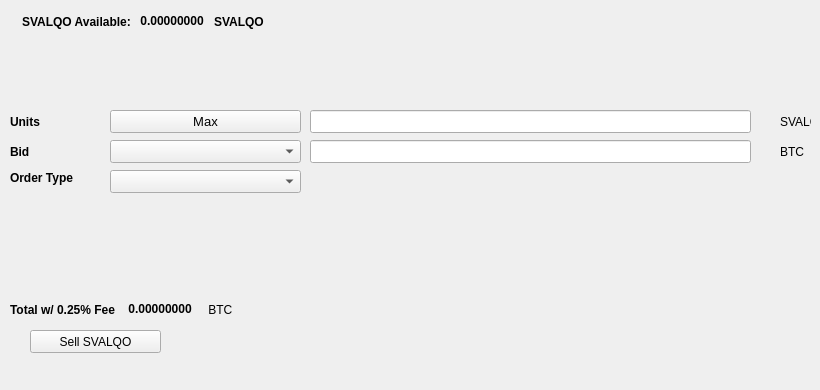
   <widget class="QWidget" name="SellTab">
    <attribute name="title">
     <string>Sell</string>
    </attribute>
    <widget class="QLabel" name="label_16">
     <property name="geometry">
      <rect>
       <x>780</x>
       <y>140</y>
       <width>31</width>
       <height>23</height>
      </rect>
     </property>
     <property name="text">
      <string>BTC</string>
     </property>
    </widget>
    <widget class="QComboBox" name="SellBidcomboBox">
     <property name="geometry">
      <rect>
       <x>110</x>
       <y>140</y>
       <width>191</width>
       <height>23</height>
      </rect>
     </property>
     <property name="font">
      <font>
       <pointsize>10</pointsize>
      </font>
     </property>
    </widget>
    <widget class="QLabel" name="label_18">
     <property name="geometry">
      <rect>
       <x>10</x>
       <y>110</y>
       <width>46</width>
       <height>23</height>
      </rect>
     </property>
     <property name="font">
      <font>
       <weight>75</weight>
       <bold>true</bold>
      </font>
     </property>
     <property name="text">
      <string>Units</string>
     </property>
    </widget>
    <widget class="QPushButton" name="Sell_Max_Amount">
     <property name="geometry">
      <rect>
       <x>110</x>
       <y>110</y>
       <width>191</width>
       <height>23</height>
      </rect>
     </property>
     <property name="font">
      <font>
       <pointsize>10</pointsize>
      </font>
     </property>
     <property name="text">
      <string>Max</string>
     </property>
    </widget>
    <widget class="QLabel" name="label_20">
     <property name="geometry">
      <rect>
       <x>10</x>
       <y>170</y>
       <width>91</width>
       <height>16</height>
      </rect>
     </property>
     <property name="font">
      <font>
       <weight>75</weight>
       <bold>true</bold>
      </font>
     </property>
     <property name="text">
      <string>Order Type</string>
     </property>
    </widget>
    <widget class="QComboBox" name="SellOrdertypeCombo">
     <property name="geometry">
      <rect>
       <x>110</x>
       <y>170</y>
       <width>191</width>
       <height>23</height>
      </rect>
     </property>
     <property name="font">
      <font>
       <pointsize>10</pointsize>
      </font>
     </property>
    </widget>
    <widget class="QLabel" name="label_21">
     <property name="geometry">
      <rect>
       <x>10</x>
       <y>140</y>
       <width>46</width>
       <height>23</height>
      </rect>
     </property>
     <property name="font">
      <font>
       <weight>75</weight>
       <bold>true</bold>
      </font>
     </property>
     <property name="text">
      <string>Bid</string>
     </property>
    </widget>
    <widget class="QLabel" name="label_22">
     <property name="geometry">
      <rect>
       <x>780</x>
       <y>110</y>
       <width>31</width>
       <height>23</height>
      </rect>
     </property>
     <property name="text">
      <string>SVALQO</string>
     </property>
    </widget>
    <widget class="QLineEdit" name="UnitsInputSVALQO">
     <property name="geometry">
      <rect>
       <x>310</x>
       <y>110</y>
       <width>441</width>
       <height>23</height>
      </rect>
     </property>
     <property name="font">
      <font>
       <pointsize>9</pointsize>
       <weight>75</weight>
       <bold>true</bold>
      </font>
     </property>
    </widget>
    <widget class="QLineEdit" name="SellBidPriceEdit">
     <property name="geometry">
      <rect>
       <x>310</x>
       <y>140</y>
       <width>441</width>
       <height>23</height>
      </rect>
     </property>
     <property name="font">
      <font>
       <pointsize>9</pointsize>
       <weight>75</weight>
       <bold>true</bold>
      </font>
     </property>
    </widget>
    <widget class="QPushButton" name="SellSVALQOBTN">
     <property name="geometry">
      <rect>
       <x>30</x>
       <y>330</y>
       <width>131</width>
       <height>23</height>
      </rect>
     </property>
     <property name="text">
      <string>Sell SVALQO</string>
     </property>
     <property name="icon">
      <iconset resource="../svalqo">
       <normaloff>:/icons/bitcoin</normaloff>:/icons/bitcoin</iconset>
     </property>
    </widget>
    <widget class="QWidget" name="layoutWidget3">
     <property name="geometry">
      <rect>
       <x>22</x>
       <y>12</y>
       <width>258</width>
       <height>19</height>
      </rect>
     </property>
     <layout class="QHBoxLayout" name="horizontalLayout">
      <item>
       <widget class="QLabel" name="label232_2">
        <property name="font">
         <font>
          <weight>75</weight>
          <bold>true</bold>
         </font>
        </property>
        <property name="text">
         <string>SVALQO Available:</string>
        </property>
       </widget>
      </item>
      <item>
       <widget class="QLabel" name="SVALQOAvailableLabel">
        <property name="palette">
         <palette>
          <active>
           <colorrole role="WindowText">
            <brush brushstyle="SolidPattern">
             <color alpha="255">
              <red>0</red>
              <green>0</green>
              <blue>0</blue>
             </color>
            </brush>
           </colorrole>
           <colorrole role="Button">
            <brush brushstyle="SolidPattern">
             <color alpha="255">
              <red>0</red>
              <green>170</green>
              <blue>0</blue>
             </color>
            </brush>
           </colorrole>
           <colorrole role="Light">
            <brush brushstyle="SolidPattern">
             <color alpha="255">
              <red>0</red>
              <green>255</green>
              <blue>0</blue>
             </color>
            </brush>
           </colorrole>
           <colorrole role="Midlight">
            <brush brushstyle="SolidPattern">
             <color alpha="255">
              <red>0</red>
              <green>212</green>
              <blue>0</blue>
             </color>
            </brush>
           </colorrole>
           <colorrole role="Dark">
            <brush brushstyle="SolidPattern">
             <color alpha="255">
              <red>0</red>
              <green>85</green>
              <blue>0</blue>
             </color>
            </brush>
           </colorrole>
           <colorrole role="Mid">
            <brush brushstyle="SolidPattern">
             <color alpha="255">
              <red>0</red>
              <green>113</green>
              <blue>0</blue>
             </color>
            </brush>
           </colorrole>
           <colorrole role="Text">
            <brush brushstyle="SolidPattern">
             <color alpha="255">
              <red>0</red>
              <green>170</green>
              <blue>0</blue>
             </color>
            </brush>
           </colorrole>
           <colorrole role="BrightText">
            <brush brushstyle="SolidPattern">
             <color alpha="255">
              <red>255</red>
              <green>255</green>
              <blue>255</blue>
             </color>
            </brush>
           </colorrole>
           <colorrole role="ButtonText">
            <brush brushstyle="SolidPattern">
             <color alpha="255">
              <red>0</red>
              <green>0</green>
              <blue>0</blue>
             </color>
            </brush>
           </colorrole>
           <colorrole role="Base">
            <brush brushstyle="SolidPattern">
             <color alpha="255">
              <red>255</red>
              <green>255</green>
              <blue>255</blue>
             </color>
            </brush>
           </colorrole>
           <colorrole role="Window">
            <brush brushstyle="SolidPattern">
             <color alpha="255">
              <red>0</red>
              <green>170</green>
              <blue>0</blue>
             </color>
            </brush>
           </colorrole>
           <colorrole role="Shadow">
            <brush brushstyle="SolidPattern">
             <color alpha="255">
              <red>0</red>
              <green>0</green>
              <blue>0</blue>
             </color>
            </brush>
           </colorrole>
           <colorrole role="AlternateBase">
            <brush brushstyle="SolidPattern">
             <color alpha="255">
              <red>127</red>
              <green>212</green>
              <blue>127</blue>
             </color>
            </brush>
           </colorrole>
           <colorrole role="ToolTipBase">
            <brush brushstyle="SolidPattern">
             <color alpha="255">
              <red>255</red>
              <green>255</green>
              <blue>220</blue>
             </color>
            </brush>
           </colorrole>
           <colorrole role="ToolTipText">
            <brush brushstyle="SolidPattern">
             <color alpha="255">
              <red>0</red>
              <green>0</green>
              <blue>0</blue>
             </color>
            </brush>
           </colorrole>
          </active>
          <inactive>
           <colorrole role="WindowText">
            <brush brushstyle="SolidPattern">
             <color alpha="255">
              <red>0</red>
              <green>0</green>
              <blue>0</blue>
             </color>
            </brush>
           </colorrole>
           <colorrole role="Button">
            <brush brushstyle="SolidPattern">
             <color alpha="255">
              <red>0</red>
              <green>170</green>
              <blue>0</blue>
             </color>
            </brush>
           </colorrole>
           <colorrole role="Light">
            <brush brushstyle="SolidPattern">
             <color alpha="255">
              <red>0</red>
              <green>255</green>
              <blue>0</blue>
             </color>
            </brush>
           </colorrole>
           <colorrole role="Midlight">
            <brush brushstyle="SolidPattern">
             <color alpha="255">
              <red>0</red>
              <green>212</green>
              <blue>0</blue>
             </color>
            </brush>
           </colorrole>
           <colorrole role="Dark">
            <brush brushstyle="SolidPattern">
             <color alpha="255">
              <red>0</red>
              <green>85</green>
              <blue>0</blue>
             </color>
            </brush>
           </colorrole>
           <colorrole role="Mid">
            <brush brushstyle="SolidPattern">
             <color alpha="255">
              <red>0</red>
              <green>113</green>
              <blue>0</blue>
             </color>
            </brush>
           </colorrole>
           <colorrole role="Text">
            <brush brushstyle="SolidPattern">
             <color alpha="255">
              <red>0</red>
              <green>170</green>
              <blue>0</blue>
             </color>
            </brush>
           </colorrole>
           <colorrole role="BrightText">
            <brush brushstyle="SolidPattern">
             <color alpha="255">
              <red>255</red>
              <green>255</green>
              <blue>255</blue>
             </color>
            </brush>
           </colorrole>
           <colorrole role="ButtonText">
            <brush brushstyle="SolidPattern">
             <color alpha="255">
              <red>0</red>
              <green>0</green>
              <blue>0</blue>
             </color>
            </brush>
           </colorrole>
           <colorrole role="Base">
            <brush brushstyle="SolidPattern">
             <color alpha="255">
              <red>255</red>
              <green>255</green>
              <blue>255</blue>
             </color>
            </brush>
           </colorrole>
           <colorrole role="Window">
            <brush brushstyle="SolidPattern">
             <color alpha="255">
              <red>0</red>
              <green>170</green>
              <blue>0</blue>
             </color>
            </brush>
           </colorrole>
           <colorrole role="Shadow">
            <brush brushstyle="SolidPattern">
             <color alpha="255">
              <red>0</red>
              <green>0</green>
              <blue>0</blue>
             </color>
            </brush>
           </colorrole>
           <colorrole role="AlternateBase">
            <brush brushstyle="SolidPattern">
             <color alpha="255">
              <red>127</red>
              <green>212</green>
              <blue>127</blue>
             </color>
            </brush>
           </colorrole>
           <colorrole role="ToolTipBase">
            <brush brushstyle="SolidPattern">
             <color alpha="255">
              <red>255</red>
              <green>255</green>
              <blue>220</blue>
             </color>
            </brush>
           </colorrole>
           <colorrole role="ToolTipText">
            <brush brushstyle="SolidPattern">
             <color alpha="255">
              <red>0</red>
              <green>0</green>
              <blue>0</blue>
             </color>
            </brush>
           </colorrole>
          </inactive>
          <disabled>
           <colorrole role="WindowText">
            <brush brushstyle="SolidPattern">
             <color alpha="255">
              <red>0</red>
              <green>85</green>
              <blue>0</blue>
             </color>
            </brush>
           </colorrole>
           <colorrole role="Button">
            <brush brushstyle="SolidPattern">
             <color alpha="255">
              <red>0</red>
              <green>170</green>
              <blue>0</blue>
             </color>
            </brush>
           </colorrole>
           <colorrole role="Light">
            <brush brushstyle="SolidPattern">
             <color alpha="255">
              <red>0</red>
              <green>255</green>
              <blue>0</blue>
             </color>
            </brush>
           </colorrole>
           <colorrole role="Midlight">
            <brush brushstyle="SolidPattern">
             <color alpha="255">
              <red>0</red>
              <green>212</green>
              <blue>0</blue>
             </color>
            </brush>
           </colorrole>
           <colorrole role="Dark">
            <brush brushstyle="SolidPattern">
             <color alpha="255">
              <red>0</red>
              <green>85</green>
              <blue>0</blue>
             </color>
            </brush>
           </colorrole>
           <colorrole role="Mid">
            <brush brushstyle="SolidPattern">
             <color alpha="255">
              <red>0</red>
              <green>113</green>
              <blue>0</blue>
             </color>
            </brush>
           </colorrole>
           <colorrole role="Text">
            <brush brushstyle="SolidPattern">
             <color alpha="255">
              <red>0</red>
              <green>85</green>
              <blue>0</blue>
             </color>
            </brush>
           </colorrole>
           <colorrole role="BrightText">
            <brush brushstyle="SolidPattern">
             <color alpha="255">
              <red>255</red>
              <green>255</green>
              <blue>255</blue>
             </color>
            </brush>
           </colorrole>
           <colorrole role="ButtonText">
            <brush brushstyle="SolidPattern">
             <color alpha="255">
              <red>0</red>
              <green>85</green>
              <blue>0</blue>
             </color>
            </brush>
           </colorrole>
           <colorrole role="Base">
            <brush brushstyle="SolidPattern">
             <color alpha="255">
              <red>0</red>
              <green>170</green>
              <blue>0</blue>
             </color>
            </brush>
           </colorrole>
           <colorrole role="Window">
            <brush brushstyle="SolidPattern">
             <color alpha="255">
              <red>0</red>
              <green>170</green>
              <blue>0</blue>
             </color>
            </brush>
           </colorrole>
           <colorrole role="Shadow">
            <brush brushstyle="SolidPattern">
             <color alpha="255">
              <red>0</red>
              <green>0</green>
              <blue>0</blue>
             </color>
            </brush>
           </colorrole>
           <colorrole role="AlternateBase">
            <brush brushstyle="SolidPattern">
             <color alpha="255">
              <red>0</red>
              <green>170</green>
              <blue>0</blue>
             </color>
            </brush>
           </colorrole>
           <colorrole role="ToolTipBase">
            <brush brushstyle="SolidPattern">
             <color alpha="255">
              <red>255</red>
              <green>255</green>
              <blue>220</blue>
             </color>
            </brush>
           </colorrole>
           <colorrole role="ToolTipText">
            <brush brushstyle="SolidPattern">
             <color alpha="255">
              <red>0</red>
              <green>0</green>
              <blue>0</blue>
             </color>
            </brush>
           </colorrole>
          </disabled>
         </palette>
        </property>
        <property name="font">
         <font>
          <weight>75</weight>
          <bold>true</bold>
         </font>
        </property>
        <property name="text">
         <string> 0.00000000 </string>
        </property>
        <property name="textInteractionFlags">
         <set>Qt::LinksAccessibleByMouse|Qt::TextSelectableByKeyboard|Qt::TextSelectableByMouse</set>
        </property>
       </widget>
      </item>
      <item>
       <widget class="QLabel" name="labelSVALQO">
        <property name="font">
         <font>
          <weight>75</weight>
          <bold>true</bold>
         </font>
        </property>
        <property name="text">
         <string>SVALQO</string>
        </property>
       </widget>
      </item>
     </layout>
    </widget>
    <widget class="QWidget" name="layoutWidget">
     <property name="geometry">
      <rect>
       <x>10</x>
       <y>300</y>
       <width>268</width>
       <height>19</height>
      </rect>
     </property>
     <layout class="QHBoxLayout" name="horizontalLayout_2">
      <item>
       <widget class="QLabel" name="label_19">
        <property name="font">
         <font>
          <weight>75</weight>
          <bold>true</bold>
         </font>
        </property>
        <property name="text">
         <string>Total w/ 0.25% Fee </string>
        </property>
       </widget>
      </item>
      <item>
       <widget class="QLabel" name="SellCostLabel">
        <property name="palette">
         <palette>
          <active>
           <colorrole role="WindowText">
            <brush brushstyle="SolidPattern">
             <color alpha="255">
              <red>0</red>
              <green>0</green>
              <blue>0</blue>
             </color>
            </brush>
           </colorrole>
           <colorrole role="Button">
            <brush brushstyle="SolidPattern">
             <color alpha="255">
              <red>0</red>
              <green>170</green>
              <blue>0</blue>
             </color>
            </brush>
           </colorrole>
           <colorrole role="Light">
            <brush brushstyle="SolidPattern">
             <color alpha="255">
              <red>0</red>
              <green>255</green>
              <blue>0</blue>
             </color>
            </brush>
           </colorrole>
           <colorrole role="Midlight">
            <brush brushstyle="SolidPattern">
             <color alpha="255">
              <red>0</red>
              <green>212</green>
              <blue>0</blue>
             </color>
            </brush>
           </colorrole>
           <colorrole role="Dark">
            <brush brushstyle="SolidPattern">
             <color alpha="255">
              <red>0</red>
              <green>85</green>
              <blue>0</blue>
             </color>
            </brush>
           </colorrole>
           <colorrole role="Mid">
            <brush brushstyle="SolidPattern">
             <color alpha="255">
              <red>0</red>
              <green>113</green>
              <blue>0</blue>
             </color>
            </brush>
           </colorrole>
           <colorrole role="Text">
            <brush brushstyle="SolidPattern">
             <color alpha="255">
              <red>0</red>
              <green>170</green>
              <blue>0</blue>
             </color>
            </brush>
           </colorrole>
           <colorrole role="BrightText">
            <brush brushstyle="SolidPattern">
             <color alpha="255">
              <red>255</red>
              <green>255</green>
              <blue>255</blue>
             </color>
            </brush>
           </colorrole>
           <colorrole role="ButtonText">
            <brush brushstyle="SolidPattern">
             <color alpha="255">
              <red>0</red>
              <green>0</green>
              <blue>0</blue>
             </color>
            </brush>
           </colorrole>
           <colorrole role="Base">
            <brush brushstyle="SolidPattern">
             <color alpha="255">
              <red>255</red>
              <green>255</green>
              <blue>255</blue>
             </color>
            </brush>
           </colorrole>
           <colorrole role="Window">
            <brush brushstyle="SolidPattern">
             <color alpha="255">
              <red>0</red>
              <green>170</green>
              <blue>0</blue>
             </color>
            </brush>
           </colorrole>
           <colorrole role="Shadow">
            <brush brushstyle="SolidPattern">
             <color alpha="255">
              <red>0</red>
              <green>0</green>
              <blue>0</blue>
             </color>
            </brush>
           </colorrole>
           <colorrole role="AlternateBase">
            <brush brushstyle="SolidPattern">
             <color alpha="255">
              <red>127</red>
              <green>212</green>
              <blue>127</blue>
             </color>
            </brush>
           </colorrole>
           <colorrole role="ToolTipBase">
            <brush brushstyle="SolidPattern">
             <color alpha="255">
              <red>255</red>
              <green>255</green>
              <blue>220</blue>
             </color>
            </brush>
           </colorrole>
           <colorrole role="ToolTipText">
            <brush brushstyle="SolidPattern">
             <color alpha="255">
              <red>0</red>
              <green>0</green>
              <blue>0</blue>
             </color>
            </brush>
           </colorrole>
          </active>
          <inactive>
           <colorrole role="WindowText">
            <brush brushstyle="SolidPattern">
             <color alpha="255">
              <red>0</red>
              <green>0</green>
              <blue>0</blue>
             </color>
            </brush>
           </colorrole>
           <colorrole role="Button">
            <brush brushstyle="SolidPattern">
             <color alpha="255">
              <red>0</red>
              <green>170</green>
              <blue>0</blue>
             </color>
            </brush>
           </colorrole>
           <colorrole role="Light">
            <brush brushstyle="SolidPattern">
             <color alpha="255">
              <red>0</red>
              <green>255</green>
              <blue>0</blue>
             </color>
            </brush>
           </colorrole>
           <colorrole role="Midlight">
            <brush brushstyle="SolidPattern">
             <color alpha="255">
              <red>0</red>
              <green>212</green>
              <blue>0</blue>
             </color>
            </brush>
           </colorrole>
           <colorrole role="Dark">
            <brush brushstyle="SolidPattern">
             <color alpha="255">
              <red>0</red>
              <green>85</green>
              <blue>0</blue>
             </color>
            </brush>
           </colorrole>
           <colorrole role="Mid">
            <brush brushstyle="SolidPattern">
             <color alpha="255">
              <red>0</red>
              <green>113</green>
              <blue>0</blue>
             </color>
            </brush>
           </colorrole>
           <colorrole role="Text">
            <brush brushstyle="SolidPattern">
             <color alpha="255">
              <red>0</red>
              <green>170</green>
              <blue>0</blue>
             </color>
            </brush>
           </colorrole>
           <colorrole role="BrightText">
            <brush brushstyle="SolidPattern">
             <color alpha="255">
              <red>255</red>
              <green>255</green>
              <blue>255</blue>
             </color>
            </brush>
           </colorrole>
           <colorrole role="ButtonText">
            <brush brushstyle="SolidPattern">
             <color alpha="255">
              <red>0</red>
              <green>0</green>
              <blue>0</blue>
             </color>
            </brush>
           </colorrole>
           <colorrole role="Base">
            <brush brushstyle="SolidPattern">
             <color alpha="255">
              <red>255</red>
              <green>255</green>
              <blue>255</blue>
             </color>
            </brush>
           </colorrole>
           <colorrole role="Window">
            <brush brushstyle="SolidPattern">
             <color alpha="255">
              <red>0</red>
              <green>170</green>
              <blue>0</blue>
             </color>
            </brush>
           </colorrole>
           <colorrole role="Shadow">
            <brush brushstyle="SolidPattern">
             <color alpha="255">
              <red>0</red>
              <green>0</green>
              <blue>0</blue>
             </color>
            </brush>
           </colorrole>
           <colorrole role="AlternateBase">
            <brush brushstyle="SolidPattern">
             <color alpha="255">
              <red>127</red>
              <green>212</green>
              <blue>127</blue>
             </color>
            </brush>
           </colorrole>
           <colorrole role="ToolTipBase">
            <brush brushstyle="SolidPattern">
             <color alpha="255">
              <red>255</red>
              <green>255</green>
              <blue>220</blue>
             </color>
            </brush>
           </colorrole>
           <colorrole role="ToolTipText">
            <brush brushstyle="SolidPattern">
             <color alpha="255">
              <red>0</red>
              <green>0</green>
              <blue>0</blue>
             </color>
            </brush>
           </colorrole>
          </inactive>
          <disabled>
           <colorrole role="WindowText">
            <brush brushstyle="SolidPattern">
             <color alpha="255">
              <red>0</red>
              <green>85</green>
              <blue>0</blue>
             </color>
            </brush>
           </colorrole>
           <colorrole role="Button">
            <brush brushstyle="SolidPattern">
             <color alpha="255">
              <red>0</red>
              <green>170</green>
              <blue>0</blue>
             </color>
            </brush>
           </colorrole>
           <colorrole role="Light">
            <brush brushstyle="SolidPattern">
             <color alpha="255">
              <red>0</red>
              <green>255</green>
              <blue>0</blue>
             </color>
            </brush>
           </colorrole>
           <colorrole role="Midlight">
            <brush brushstyle="SolidPattern">
             <color alpha="255">
              <red>0</red>
              <green>212</green>
              <blue>0</blue>
             </color>
            </brush>
           </colorrole>
           <colorrole role="Dark">
            <brush brushstyle="SolidPattern">
             <color alpha="255">
              <red>0</red>
              <green>85</green>
              <blue>0</blue>
             </color>
            </brush>
           </colorrole>
           <colorrole role="Mid">
            <brush brushstyle="SolidPattern">
             <color alpha="255">
              <red>0</red>
              <green>113</green>
              <blue>0</blue>
             </color>
            </brush>
           </colorrole>
           <colorrole role="Text">
            <brush brushstyle="SolidPattern">
             <color alpha="255">
              <red>0</red>
              <green>85</green>
              <blue>0</blue>
             </color>
            </brush>
           </colorrole>
           <colorrole role="BrightText">
            <brush brushstyle="SolidPattern">
             <color alpha="255">
              <red>255</red>
              <green>255</green>
              <blue>255</blue>
             </color>
            </brush>
           </colorrole>
           <colorrole role="ButtonText">
            <brush brushstyle="SolidPattern">
             <color alpha="255">
              <red>0</red>
              <green>85</green>
              <blue>0</blue>
             </color>
            </brush>
           </colorrole>
           <colorrole role="Base">
            <brush brushstyle="SolidPattern">
             <color alpha="255">
              <red>0</red>
              <green>170</green>
              <blue>0</blue>
             </color>
            </brush>
           </colorrole>
           <colorrole role="Window">
            <brush brushstyle="SolidPattern">
             <color alpha="255">
              <red>0</red>
              <green>170</green>
              <blue>0</blue>
             </color>
            </brush>
           </colorrole>
           <colorrole role="Shadow">
            <brush brushstyle="SolidPattern">
             <color alpha="255">
              <red>0</red>
              <green>0</green>
              <blue>0</blue>
             </color>
            </brush>
           </colorrole>
           <colorrole role="AlternateBase">
            <brush brushstyle="SolidPattern">
             <color alpha="255">
              <red>0</red>
              <green>170</green>
              <blue>0</blue>
             </color>
            </brush>
           </colorrole>
           <colorrole role="ToolTipBase">
            <brush brushstyle="SolidPattern">
             <color alpha="255">
              <red>255</red>
              <green>255</green>
              <blue>220</blue>
             </color>
            </brush>
           </colorrole>
           <colorrole role="ToolTipText">
            <brush brushstyle="SolidPattern">
             <color alpha="255">
              <red>0</red>
              <green>0</green>
              <blue>0</blue>
             </color>
            </brush>
           </colorrole>
          </disabled>
         </palette>
        </property>
        <property name="font">
         <font>
          <weight>75</weight>
          <bold>true</bold>
         </font>
        </property>
        <property name="autoFillBackground">
         <bool>false</bool>
        </property>
        <property name="text">
         <string> 0.00000000</string>
        </property>
        <property name="textInteractionFlags">
         <set>Qt::LinksAccessibleByMouse|Qt::TextSelectableByMouse</set>
        </property>
       </widget>
      </item>
      <item>
       <widget class="QLabel" name="label_17">
        <property name="font">
         <font>
          <weight>50</weight>
          <bold>false</bold>
         </font>
        </property>
        <property name="text">
         <string> BTC</string>
        </property>
       </widget>
      </item>
     </layout>
    </widget>
    <widget class="QLabel" name="label_23">
     <property name="geometry">
      <rect>
       <x>460</x>
       <y>300</y>
       <width>281</width>
       <height>81</height>
      </rect>
     </property>
     <property name="text">
      <string/>
     </property>
     <property name="pixmap">
      <pixmap>:/images/bittrex</pixmap>
     </property>
    </widget>
   </widget>
